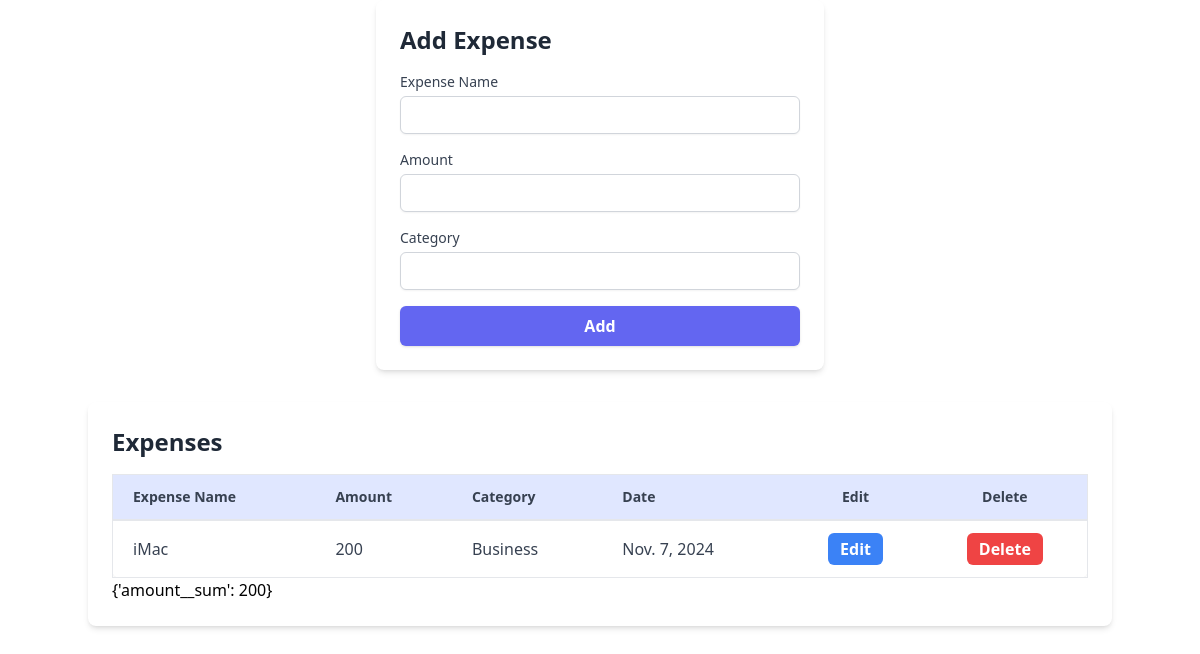
Before: / with the older database file.
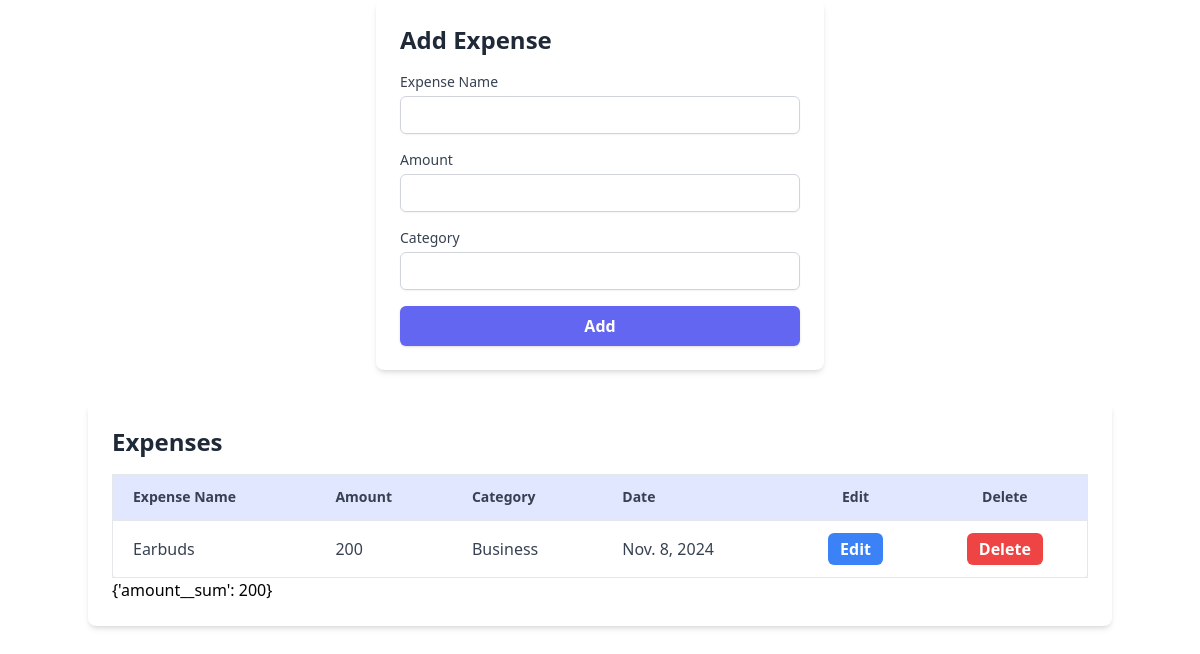
After: the same page with the newer database file.
### myapp/models.py (models this page shows, shortened)
class Expense(models.Model):
    name = models.CharField(max_length=100)
    amount = models.IntegerField()
    category = models.CharField(max_length=50)
    date = models.DateField(auto_now=True)

### myapp/views.py (the view)
# urls.py: path('', views.index, name="index"),
def index(request):
    if request.method == "POST":
        expense = ExpenseForm(request.POST)
        if expense.is_valid():
            expense.save()
            return redirect('index')
    expenses = Expense.objects.all()
    total_expense = expenses.aggregate(Sum('amount'))
    form = ExpenseForm()
    context = {
        'form':form,
        'expenses':expenses,
        'total_expense':total_expense,
    }
    return render(request, 'myapp/index.html', context)

### myapp/forms.py
class ExpenseForm(forms.ModelForm):
    class Meta:
        model = Expense
        fields = ('name', 'amount', 'category')

### myapp/templates/myapp/index.html (shortened to what this page needs)
{% extends "base.html" %}
{% load static %}
{% block container %}
<div class="max-w-md mx-auto bg-white shadow-md rounded-lg p-6 mb-8">
    <h2 class="text-2xl font-semibold text-gray-800 mb-4">Add Expense</h2>
    <form method="POST" class="space-y-4">
        <div>
            <label for="id_name" class="block text-sm font-medium text-gray-700">Expense Name</label>
            <input type="text" name="name" id="id_name"
                   class="mt-1 p-2 block w-full rounded-md border border-gray-300 shadow-sm focus:border-indigo-500 focus:ring-indigo-500 text-sm" />
        </div>
        <div>
            <label for="id_amount" class="block text-sm font-medium text-gray-700">Amount</label>
            <input type="number" name="amount" id="id_amount"
                   class="mt-1 p-2 block w-full rounded-md border border-gray-300 shadow-sm focus:border-indigo-500 focus:ring-indigo-500 text-sm" />
        </div>
        <div>
            <label for="id_category" class="block text-sm font-medium text-gray-700">Category</label>
            <input type="text" name="category" id="id_category"
                    class="mt-1 p-2 block w-full rounded-md border border-gray-300 shadow-sm focus:border-indigo-500 focus:ring-indigo-500 text-sm" />
        </div>
        <button type="submit" class="w-full bg-indigo-500 text-white font-semibold p-2 rounded-md shadow hover:bg-indigo-600 focus:outline-none focus:ring-2 focus:ring-offset-2 focus:ring-indigo-500">Add</button>
    </form>
</div>
<div class="max-w-5xl mx-auto bg-white shadow-md rounded-lg p-6">
    <h2 class="text-2xl font-semibold text-gray-800 mb-4">Expenses</h2>
    <div class="overflow-x-auto">
        <table class="min-w-full bg-white border border-gray-200 rounded-lg shadow-sm">
            <thead>
                <tr class="bg-indigo-100">
                    <th class="py-3 px-5 border-b-2 text-left text-sm font-semibold text-gray-700">Expense Name</th>
                    <th class="py-3 px-5 border-b-2 text-left text-sm font-semibold text-gray-700">Amount</th>
                    <th class="py-3 px-5 border-b-2 text-left text-sm font-semibold text-gray-700">Category</th>
                    <th class="py-3 px-5 border-b-2 text-left text-sm font-semibold text-gray-700">Date</th>
                    <th class="py-3 px-5 border-b-2 text-center text-sm font-semibold text-gray-700">Edit</th>
                    <th class="py-3 px-5 border-b-2 text-center text-sm font-semibold text-gray-700">Delete</th>
                </tr>
            </thead>
            <tbody>
                {% for expense in expenses %}
                <tr id="edit-row-{{expense.id}}" class="hover:bg-gray-50 transition duration-150">
                    <td class="py-3 px-5 border-b text-gray-700">{{ expense.name }}</td>
                    <td class="py-3 px-5 border-b text-gray-700">{{ expense.amount }}</td>
                    <td class="py-3 px-5 border-b text-gray-700">{{ expense.category }}</td>
                    <td class="py-3 px-5 border-b text-gray-700">{{ expense.date }}</td>
                    <td class="py-3 px-5 border-b text-center">
                        <button id="edit-{{expense.id}}"class="edit-button bg-blue-500 text-white py-1 px-3 rounded-md hover:bg-blue-600 font-semibold">Edit</button>
                    </td>
                    <td class="py-3 px-5 border-b text-center">
                        <button id="delete-{{expense.id}}" class="delete-button bg-red-500 text-white py-1 px-3 rounded-md hover:bg-red-600 font-semibold">Delete</button>
                    </td>
                </tr>
                {% empty %}
                <tr>
                    <td colspan="6" class="py-4 px-5 text-center text-gray-500">No expenses found.</td>
                </tr>
                {% endfor %}
            </tbody>
        </table>
    </div>
    {{total_expense}}
</div>
{% endblock %}

### myapp/templates/base.html (shortened to what this page needs)
{% load static %}
<!DOCTYPE html>
<html lang="en">
<head>
    <link rel="stylesheet" href="{% static "myapp/styles.css" %}">
</head>
<body>
    {% block container %}{% endblock %}
</body>
</html>

Changed rows visible on the page:
removed Expense: name "iMac", amount "200", category "Business", date "Nov. 7, 2024"
added Expense: name "Earbuds", amount "200", category "Business", date "Nov. 8, 2024"
